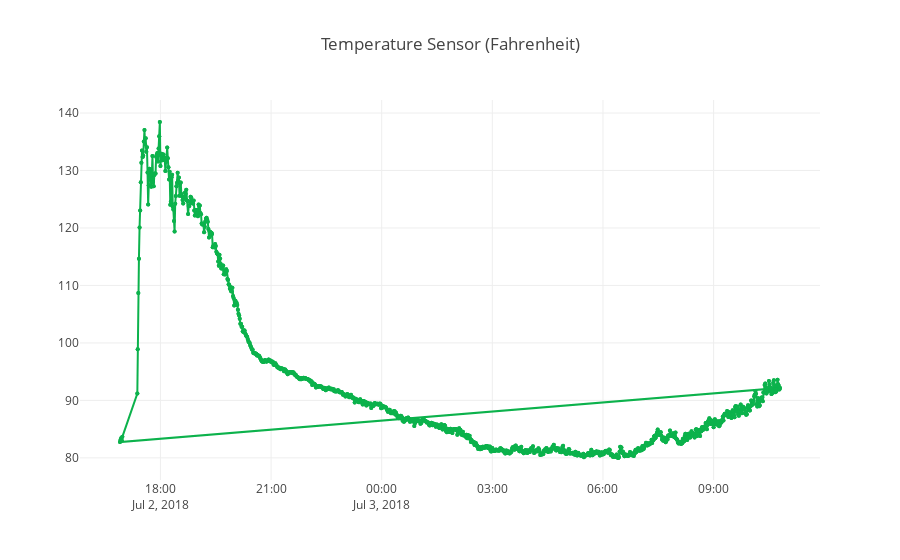

Notebook code for this chart:
### Markdown cell above
We can also convert degrees Celsius to Fahrenheit and graph it:

### Code cell
def c_to_f(c):
    return c*9/5+32

data["Temp(F)"] = c_to_f(data["Temp(C)"])

draw_plot(data, 'Temp(F)', 'Temperature Sensor (Fahrenheit)', 'rgb(12, 178, 76)')

### Figure 1 — Plotly figure (JSON) as saved in the notebook; plotly's stock layout.template omitted (floating-point values rounded to 4 significant figures; data arrays with more than 128 entries replaced by an {"elided": "..."} marker saying what was removed)
{"data": [{"marker": {"color": "rgb(12, 178, 76)", "size": 4}, "mode": "lines+markers", "type": "scatter", "x": {"elided": "2104 str values"}, "y": {"elided": "2104 float values"}}], "layout": {"title": "Temperature Sensor (Fahrenheit)"}}
